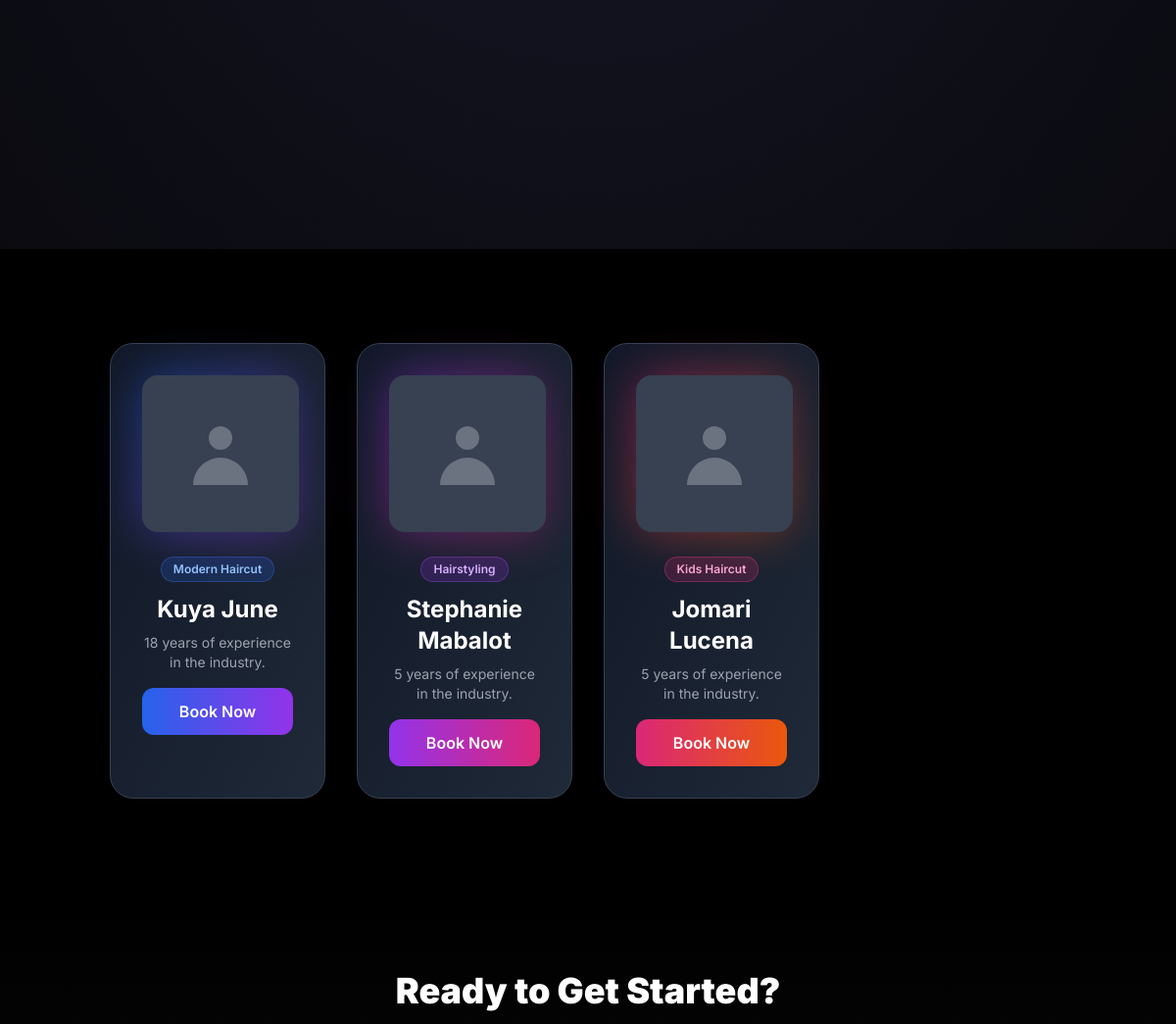
Before: /pages/ourBarbers_page.php (middle part) with the older database file.
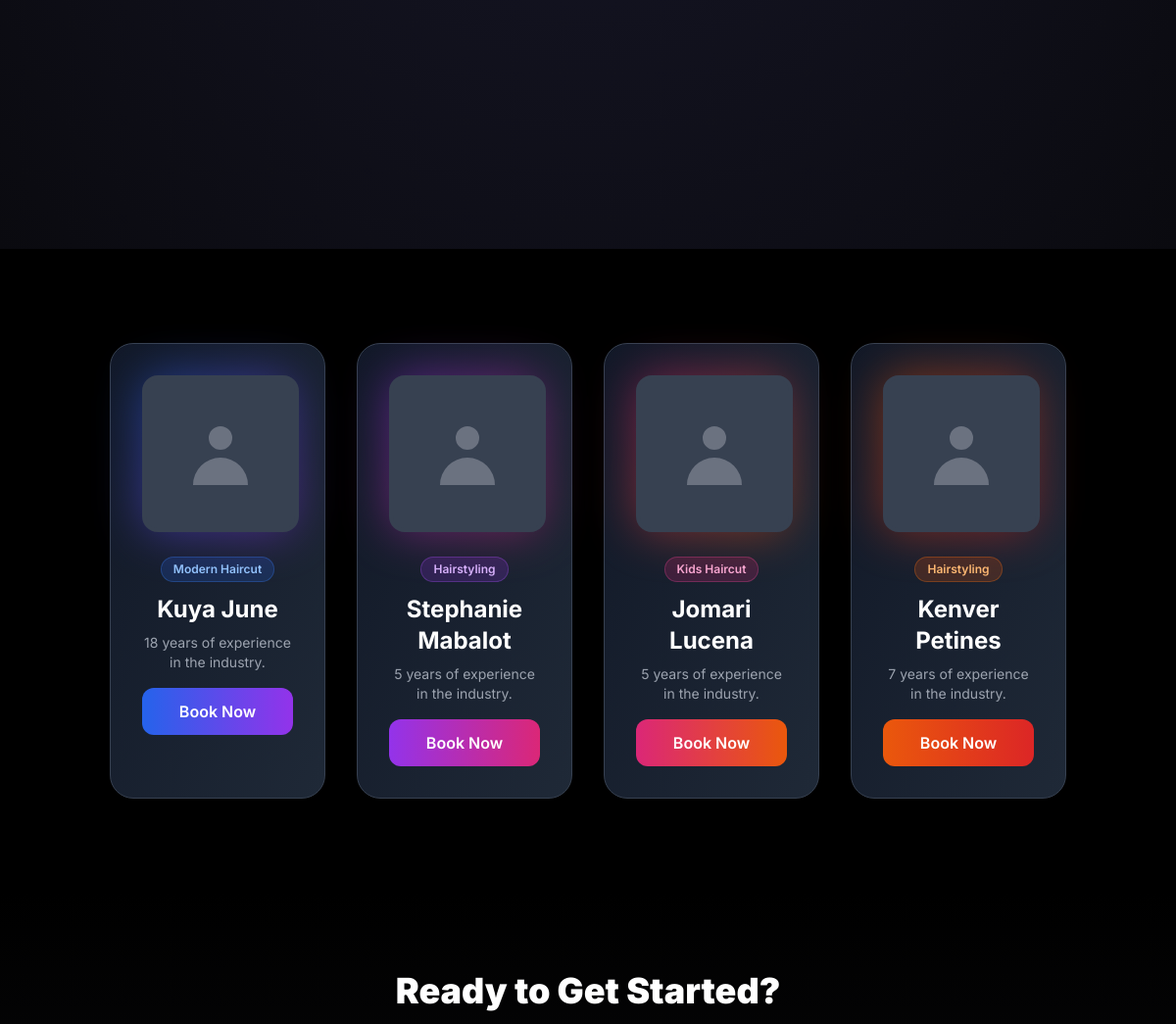
After: the same page with the newer database file.
### tables this page shows
CREATE TABLE `barbers` (
  `barber_id` int(11) NOT NULL,
  `user_id` int(11) NOT NULL,
  `specialization` varchar(100) DEFAULT NULL,
  `experience_years` int(11) DEFAULT NULL
);

### pages/ourBarbers_page.php (the view, shortened to what this page needs)
<?php
require_once '../includes/dbconfig.php';
$query = "
SELECT
  b.barber_id,
  CONCAT(u.first_name, ' ', u.last_name) AS full_name,
  b.specialization,
  b.experience_years,
  u.profile_photo
FROM barbers b
JOIN users u ON b.user_id = u.user_id
WHERE u.user_type = 'barber'
ORDER BY b.barber_id ASC
";
$result = mysqli_query($conn, $query);
?>
<!DOCTYPE html>
<html lang="en">
<head>
  <script src="https://cdn.tailwindcss.com"></script>
</head>
<body class="bg-black text-white antialiased">
  <section class="hero-gradient min-h-[40vh] flex items-center justify-center px-6 pt-32 pb-16">
  </section>
  <section id="barbers" class="py-24 bg-black">
    <div class="container mx-auto px-6">
      <?php if (mysqli_num_rows($result) > 0): ?>
        <div class="grid md:grid-cols-2 lg:grid-cols-4 gap-8 max-w-7xl mx-auto">
          <?php
          $colors = [
            ['from' => 'blue-600', 'to' => 'purple-600', 'badge' => 'blue'],
            ['from' => 'purple-600', 'to' => 'pink-600', 'badge' => 'purple'],
            ['from' => 'pink-600', 'to' => 'orange-600', 'badge' => 'pink'],
            ['from' => 'orange-600', 'to' => 'red-600', 'badge' => 'orange']
          ];
          $colorIndex = 0;
          while($barber = mysqli_fetch_assoc($result)):
            $color = $colors[$colorIndex % 4];
            $colorIndex++;
          ?>
          <div class="card-hover bg-gradient-to-br from-gray-900 to-gray-800 border border-gray-700 rounded-3xl p-8 text-center">
            <div class="relative mb-6">
              <div class="relative w-40 h-40 bg-gray-700 rounded-2xl mx-auto border-4 border-gray-700 flex items-center justify-center overflow-hidden">
                <?php if (!empty($barber['profile_photo'])): ?>
                  <svg class="w-20 h-20 text-gray-500" style="display:none;" fill="currentColor" viewBox="0 0 20 20">
                    <path fill-rule="evenodd" d="M10 9a3 3 0 100-6 3 3 0 000 6zm-7 9a7 7 0 1114 0H3z" clip-rule="evenodd"></path>
                  </svg>
                <?php else: ?>
                  <svg class="w-20 h-20 text-gray-500" fill="currentColor" viewBox="0 0 20 20">
                    <path fill-rule="evenodd" d="M10 9a3 3 0 100-6 3 3 0 000 6zm-7 9a7 7 0 1114 0H3z" clip-rule="evenodd"></path>
                  </svg>
                <?php endif; ?>
              </div>
            </div>
            <?php if ($barber['specialization']): ?>
            <div class="mb-3">
              <span class="inline-block bg-<?= $color['badge'] ?>-600/20 text-<?= $color['badge'] ?>-300 text-xs font-semibold px-3 py-1 rounded-full border border-<?= $color['badge'] ?>-500/30">
                <?= htmlspecialchars($barber['specialization']) ?>
              </span>
            </div>
            <?php endif; ?>
            <h3 class="text-2xl font-bold mb-2"><?= htmlspecialchars($barber['full_name']) ?></h3>
            <?php if ($barber['experience_years']): ?>
            <p class="text-gray-400 text-sm mb-4">
              <?= htmlspecialchars($barber['experience_years']) ?> year<?= $barber['experience_years'] > 1 ? 's' : '' ?> of experience in the industry.
            </p>
            <?php else: ?>
            <p class="text-gray-400 text-sm mb-4">Professional barber</p>
            <?php endif; ?>
            <a href="Bookapp.php?barber_id=<?= $barber['barber_id'] ?>" class="block w-full bg-gradient-to-r from-<?= $color['from'] ?> to-<?= $color['to'] ?> text-white py-3 rounded-xl font-semibold hover:shadow-lg hover:shadow-<?= $color['to'] ?>/50 transition">
              Book Now
            </a>
          </div>
          <?php endwhile; ?>
        </div>
      <?php endif; ?>
    </div>
  </section>
  <section class="py-20 bg-gradient-to-b from-black to-zinc-950">
    <div class="container mx-auto px-6 text-center">
      <h2 class="text-3xl md:text-4xl font-black mb-4">Ready to Get Started?</h2>
    </div>
  </section>
</body>
</html>

### pages/ourBarbers_page.php (style rules this page uses)
body { font-family: 'Inter', sans-serif; }
.hero-gradient { background: radial-gradient(ellipse at top, #1a1a2e 0%, #0a0a0f 100%); }
.card-hover { transition: all 0.3s ease; }

Changed rows visible on the page:
added barbers: specialization "Hairstyling", full_name "Kenver Petines", experience_years "7"
